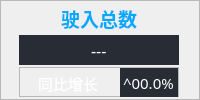
            <widget class="QFrame" name="totalNum_3">
             <property name="minimumSize">
              <size>
               <width>200</width>
               <height>100</height>
              </size>
             </property>
             <property name="maximumSize">
              <size>
               <width>200</width>
               <height>200</height>
              </size>
             </property>
             <property name="frameShape">
              <enum>QFrame::StyledPanel</enum>
             </property>
             <property name="frameShadow">
              <enum>QFrame::Raised</enum>
             </property>
             <layout class="QGridLayout" name="gridLayout_5">
              <property name="leftMargin">
               <number>0</number>
              </property>
              <property name="topMargin">
               <number>0</number>
              </property>
              <property name="rightMargin">
               <number>1</number>
              </property>
              <property name="bottomMargin">
               <number>0</number>
              </property>
              <property name="spacing">
               <number>0</number>
              </property>
              <item row="0" column="0">
               <widget class="QLabel" name="label_totalNum_4">
                <property name="maximumSize">
                 <size>
                  <width>160</width>
                  <height>30</height>
                 </size>
                </property>
                <property name="font">
                 <font>
                  <family>Microsoft YaHei UI</family>
                  <pointsize>14</pointsize>
                  <weight>75</weight>
                  <bold>true</bold>
                 </font>
                </property>
                <property name="styleSheet">
                 <string notr="true">color: rgb(0, 170, 255);</string>
                </property>
                <property name="text">
                 <string>驶入总数</string>
                </property>
                <property name="alignment">
                 <set>Qt::AlignCenter</set>
                </property>
               </widget>
              </item>
              <item row="1" column="0">
               <widget class="QLineEdit" name="totalNumber_4">
                <property name="sizePolicy">
                 <sizepolicy hsizetype="Preferred" vsizetype="Fixed">
                  <horstretch>0</horstretch>
                  <verstretch>0</verstretch>
                 </sizepolicy>
                </property>
                <property name="minimumSize">
                 <size>
                  <width>0</width>
                  <height>30</height>
                 </size>
                </property>
                <property name="maximumSize">
                 <size>
                  <width>160</width>
                  <height>30</height>
                 </size>
                </property>
                <property name="font">
                 <font>
                  <family>Agency FB</family>
                  <pointsize>12</pointsize>
                 </font>
                </property>
                <property name="styleSheet">
                 <string notr="true">color: rgb(255, 255, 255);
background-color: rgb(40, 44, 52);
border-width:0;border-style:outset</string>
                </property>
                <property name="text">
                 <string>---</string>
                </property>
                <property name="alignment">
                 <set>Qt::AlignCenter</set>
                </property>
               </widget>
              </item>
              <item row="2" column="0">
               <widget class="QFrame" name="totalUp_4">
                <property name="minimumSize">
                 <size>
                  <width>100</width>
                  <height>30</height>
                 </size>
                </property>
                <property name="maximumSize">
                 <size>
                  <width>160</width>
                  <height>30</height>
                 </size>
                </property>
                <property name="font">
                 <font>
                  <family>Agency FB</family>
                  <pointsize>9</pointsize>
                 </font>
                </property>
                <property name="frameShape">
                 <enum>QFrame::StyledPanel</enum>
                </property>
                <property name="frameShadow">
                 <enum>QFrame::Raised</enum>
                </property>
                <layout class="QHBoxLayout" name="horizontalLayout_13" stretch="1,1">
                 <property name="spacing">
                  <number>0</number>
                 </property>
                 <property name="leftMargin">
                  <number>0</number>
                 </property>
                 <property name="topMargin">
                  <number>0</number>
                 </property>
                 <property name="rightMargin">
                  <number>0</number>
                 </property>
                 <property name="bottomMargin">
                  <number>0</number>
                 </property>
                 <item>
                  <widget class="QLabel" name="label_totalUp_4">
                   <property name="sizePolicy">
                    <sizepolicy hsizetype="Fixed" vsizetype="Fixed">
                     <horstretch>0</horstretch>
                     <verstretch>0</verstretch>
                    </sizepolicy>
                   </property>
                   <property name="minimumSize">
                    <size>
                     <width>100</width>
                     <height>30</height>
                    </size>
                   </property>
                   <property name="maximumSize">
                    <size>
                     <width>100</width>
                     <height>30</height>
                    </size>
                   </property>
                   <property name="font">
                    <font>
                     <pointsize>11</pointsize>
                    </font>
                   </property>
                   <property name="styleSheet">
                    <string notr="true">color: rgb(255, 255, 255);</string>
                   </property>
                   <property name="text">
                    <string>同比增长 </string>
                   </property>
                   <property name="alignment">
                    <set>Qt::AlignCenter</set>
                   </property>
                  </widget>
                 </item>
                 <item>
                  <widget class="QLineEdit" name="lineEdit_totalUp_4">
                   <property name="minimumSize">
                    <size>
                     <width>40</width>
                     <height>30</height>
                    </size>
                   </property>
                   <property name="maximumSize">
                    <size>
                     <width>60</width>
                     <height>30</height>
                    </size>
                   </property>
                   <property name="font">
                    <font>
                     <family>Agency FB</family>
                     <pointsize>11</pointsize>
                    </font>
                   </property>
                   <property name="styleSheet">
                    <string notr="true">color: rgb(255, 255, 255);
background-color: rgb(40, 44, 52);
border-width:0;border-style:outset</string>
                   </property>
                   <property name="text">
                    <string>^00.0%</string>
                   </property>
                   <property name="alignment">
                    <set>Qt::AlignCenter</set>
                   </property>
                  </widget>
                 </item>
                </layout>
               </widget>
              </item>
             </layout>
            </widget>
